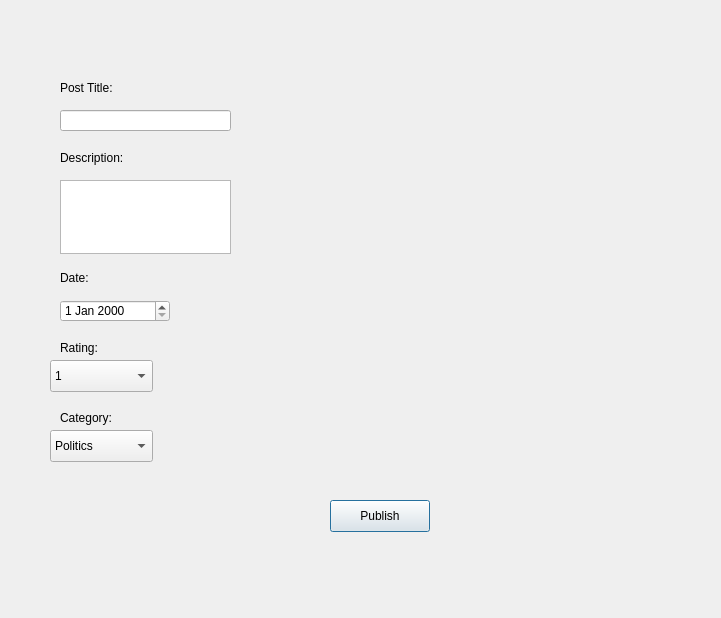
<?xml version="1.0" encoding="UTF-8"?>
<ui version="4.0">
 <class>PostView</class>
 <widget class="QDialog" name="PostView">
  <property name="geometry">
   <rect>
    <x>0</x>
    <y>0</y>
    <width>721</width>
    <height>618</height>
   </rect>
  </property>
  <property name="windowTitle">
   <string>Dialog</string>
  </property>
  <widget class="QDateEdit" name="dateEdit">
   <property name="geometry">
    <rect>
     <x>60</x>
     <y>300</y>
     <width>110</width>
     <height>22</height>
    </rect>
   </property>
  </widget>
  <widget class="QTextEdit" name="textEdit">
   <property name="geometry">
    <rect>
     <x>60</x>
     <y>180</y>
     <width>171</width>
     <height>74</height>
    </rect>
   </property>
  </widget>
  <widget class="QPushButton" name="pushButton">
   <property name="geometry">
    <rect>
     <x>330</x>
     <y>500</y>
     <width>100</width>
     <height>32</height>
    </rect>
   </property>
   <property name="text">
    <string>Publish</string>
   </property>
  </widget>
  <widget class="QComboBox" name="comboBox_2">
   <property name="geometry">
    <rect>
     <x>50</x>
     <y>430</y>
     <width>103</width>
     <height>32</height>
    </rect>
   </property>
   <item>
    <property name="text">
     <string>Politics</string>
    </property>
   </item>
   <item>
    <property name="text">
     <string>Business</string>
    </property>
   </item>
   <item>
    <property name="text">
     <string>Technology</string>
    </property>
   </item>
   <item>
    <property name="text">
     <string>Health</string>
    </property>
   </item>
   <item>
    <property name="text">
     <string>Science</string>
    </property>
   </item>
   <item>
    <property name="text">
     <string>Entertainment</string>
    </property>
   </item>
   <item>
    <property name="text">
     <string>Sports</string>
    </property>
   </item>
  </widget>
  <widget class="QComboBox" name="comboBox">
   <property name="geometry">
    <rect>
     <x>50</x>
     <y>360</y>
     <width>103</width>
     <height>32</height>
    </rect>
   </property>
   <item>
    <property name="text">
     <string>1</string>
    </property>
   </item>
   <item>
    <property name="text">
     <string>2</string>
    </property>
   </item>
   <item>
    <property name="text">
     <string>3</string>
    </property>
   </item>
   <item>
    <property name="text">
     <string>4</string>
    </property>
   </item>
   <item>
    <property name="text">
     <string>5</string>
    </property>
   </item>
  </widget>
  <widget class="QLineEdit" name="lineEdit">
   <property name="geometry">
    <rect>
     <x>60</x>
     <y>110</y>
     <width>171</width>
     <height>21</height>
    </rect>
   </property>
  </widget>
  <widget class="QLabel" name="label_2">
   <property name="geometry">
    <rect>
     <x>60</x>
     <y>150</y>
     <width>81</width>
     <height>16</height>
    </rect>
   </property>
   <property name="text">
    <string>Description:</string>
   </property>
  </widget>
  <widget class="QLabel" name="label_3">
   <property name="geometry">
    <rect>
     <x>60</x>
     <y>270</y>
     <width>81</width>
     <height>16</height>
    </rect>
   </property>
   <property name="text">
    <string>Date:</string>
   </property>
  </widget>
  <widget class="QLabel" name="label_4">
   <property name="geometry">
    <rect>
     <x>60</x>
     <y>340</y>
     <width>81</width>
     <height>16</height>
    </rect>
   </property>
   <property name="text">
    <string>Rating:</string>
   </property>
  </widget>
  <widget class="QLabel" name="label_5">
   <property name="geometry">
    <rect>
     <x>60</x>
     <y>410</y>
     <width>81</width>
     <height>16</height>
    </rect>
   </property>
   <property name="text">
    <string>Category:</string>
   </property>
  </widget>
  <widget class="QLabel" name="label">
   <property name="geometry">
    <rect>
     <x>60</x>
     <y>80</y>
     <width>81</width>
     <height>16</height>
    </rect>
   </property>
   <property name="text">
    <string>Post Title:</string>
   </property>
  </widget>
 </widget>
 <resources/>
 <connections/>
</ui>
